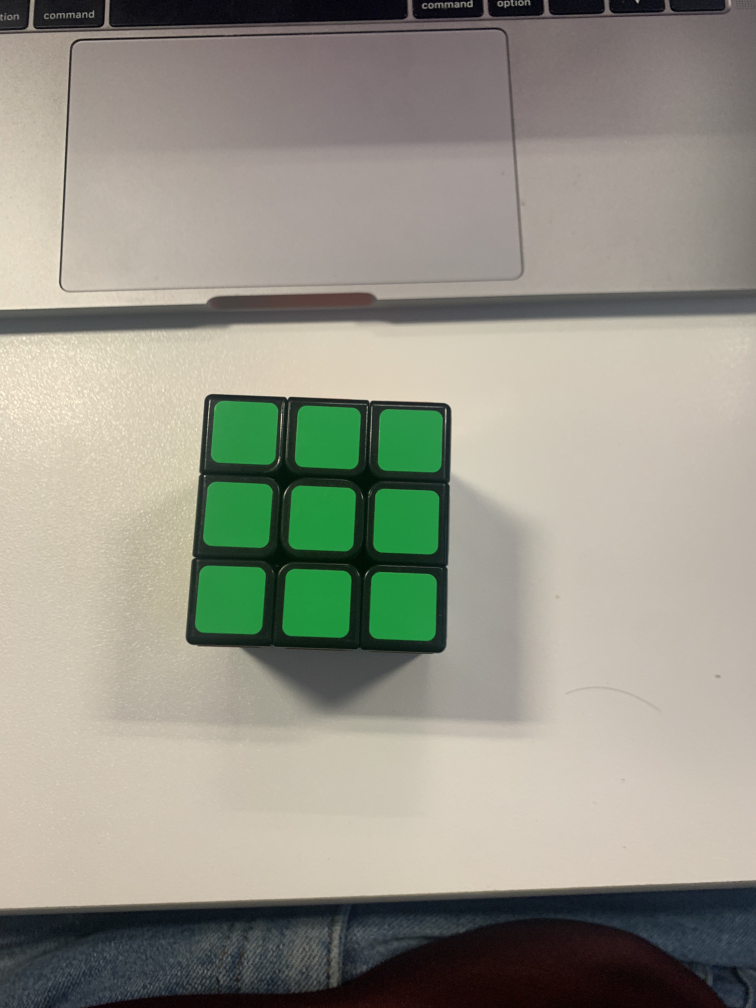
#> input picture img/green_face.jpg, 3024 x 4032 px (shown at 1/4 size)
$ jupyter execute --allow-errors exploration_notebook.ipynb   (older library calls are emulated)
#> lines starting #> are read from the running program, lines starting #| are printed output that depends on the picture; after the words box and inside, x2 and y2 are one past the last pixel; in counts of white or black regions, pixels touching at a corner belong together
[cell 1]
import cv2
import matplotlib.pyplot as plt
import pandas as pd
import numpy as np

[cell 2]
def angle_cos(p0, p1, p2):

    d1, d2 = (p0-p1).astype('float'), (p2-p1).astype('float')

    return abs( np.dot(d1, d2) / np.sqrt( np.dot(d1, d1)*np.dot(d2, d2) ) )

def longueur_square (points):
    tab_long = []
    res = True
    for i in range(len(points)):
        if i <3:
            dist = np.sqrt((points[i+1][0]-points[i][0])**2 + (points[i+1][1]-points[i][1])**2)
        else:
            dist = np.sqrt((points[-1][0]-points[0][0])**2 + (points[-1][1]-points[0][1])**2)
        if dist < 70 or dist > 100:
            res = False

    return res

def find_squares(img):
    img = cv2.GaussianBlur(img, (5, 5), 0)
    squares = []
    for gray in cv2.split(img):
        for thrs in range(0, 255, 26):
            if thrs == 0:
                bin = cv2.Canny(gray, 0, 50, apertureSize=5)
                bin = cv2.dilate(bin, None)
            else:
                _retval, bin = cv2.threshold(gray, thrs, 255, cv2.THRESH_BINARY)
            bin, contours, _hierarchy = cv2.findContours(bin, cv2.RETR_LIST, cv2.CHAIN_APPROX_SIMPLE)
            for cnt in contours:
                cnt_len = cv2.arcLength(cnt, True)
                cnt = cv2.approxPolyDP(cnt, 0.02*cnt_len, True)
                if len(cnt) == 4 and cv2.contourArea(cnt) > 1000 and cv2.isContourConvex(cnt):
                    cnt = cnt.reshape(-1, 2)
                    max_cos = np.max([angle_cos( cnt[i], cnt[(i+1) % 4], cnt[(i+2) % 4] ) for i in range(4)])
                    #print(cnt)
                    a = (cnt[1][1] - cnt[0][1])

                    if max_cos < 0.1 and a < img.shape[0]*0.8:

                        squares.append(cnt)
    return squares

[cell 3]
imgobj = cv2.imread('img/green_face.jpg',0)
#> imgobj: shape (4032, 3024); min 0, max 255, mean 147.3
cv2.imshow('',imgobj)

cv2.waitKey(0)
cv2.destroyAllWindows()

[cell 4]
# import the opencv library
import cv2


vid = cv2.VideoCapture(0)

while(True):

    # Capture the video frame
    # by frame
    ret, frame = vid.read()
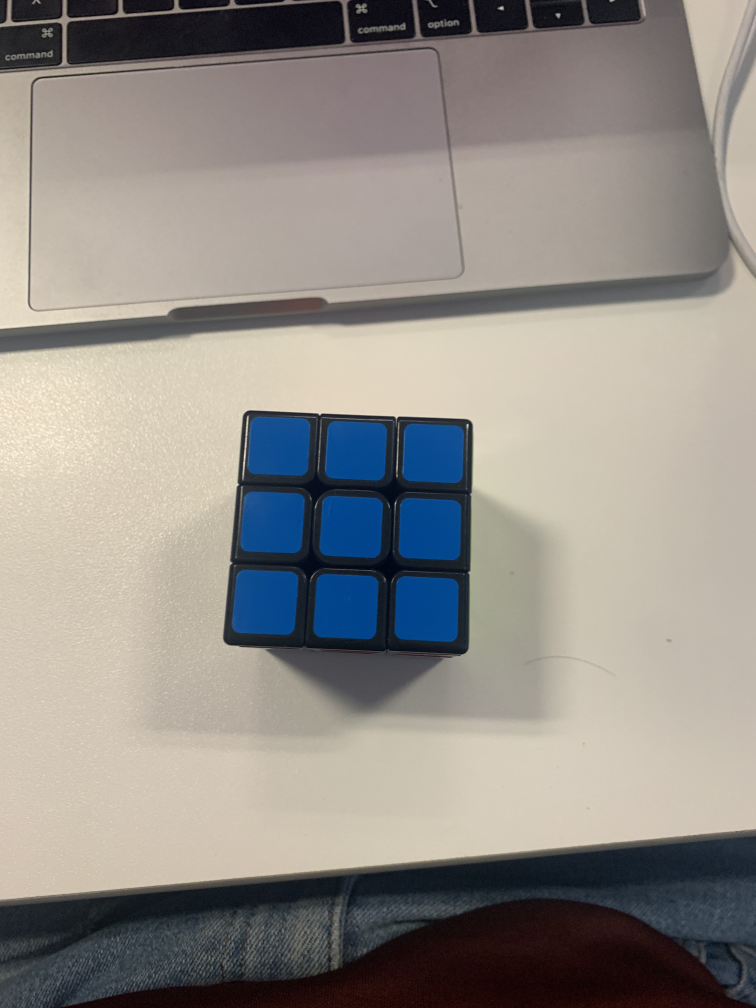
#> input picture img/blue_face.jpg, 3024 x 4032 px, given in place of the camera (shown at 1/4 size)
#> frame is the input picture: shape (4032, 3024, 3); mean B, G, R 136.2, 141.6, 146


    grayFrame = cv2.cvtColor(frame, cv2.COLOR_BGR2GRAY)
    blurred = cv2.GaussianBlur(grayFrame, (3, 3), 0)
    canny = cv2.Canny(blurred, 20, 40)
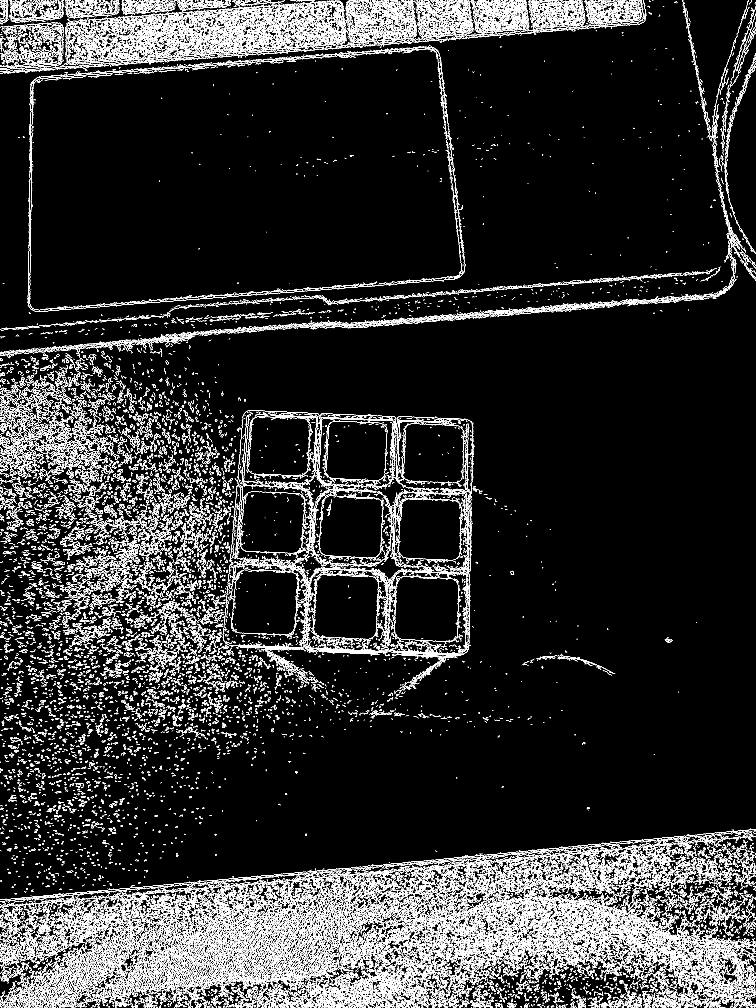
#> canny: shape (4032, 3024) (shown at 1/4 size); 6.5% white in thin lines or dots

    kernel = np.ones((3,3), np.uint8)
    dilated = cv2.dilate(canny, kernel, iterations=2)
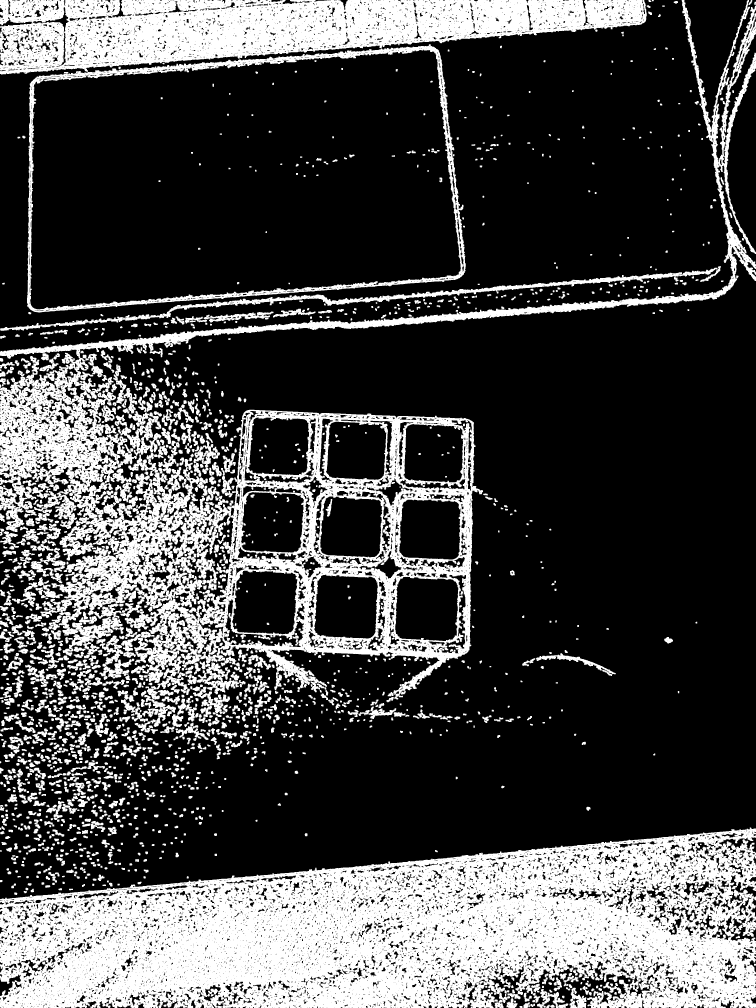
#> dilated: shape (4032, 3024) (shown at 1/4 size); 28.3% white; 1974 white regions

    (contours, hierarchy) = cv2.findContours(dilated.copy(),
                                         cv2.RETR_TREE,
                                         cv2.CHAIN_APPROX_SIMPLE)
#> contours = 14833 contours, 9120 with area under 20; largest, box (x1, y1, x2, y2) and area: (0, 3310, 3024, 4032) 1645651, (0, 0, 3024, 2798) 1623636, (108, 177, 1863, 1250) 1602754, (120, 198, 1844, 1239) 1516240, (0, 0, 2587, 298) 505369
    squares = []
    #for each of the contours detected, the shape of the contours is approximated using approxPolyDP() function and the contours are drawn in the image using drawContours() function
    for count in contours:
        epsilon = 0.04 * cv2.arcLength(count, True)
        approximations = cv2.approxPolyDP(count, epsilon, True)
        if len(approximations) == 4 and cv2.isContourConvex(approximations):
            approximations = approximations.reshape(-1, 2)
            max_cos = np.max([angle_cos( approximations[i], approximations[(i+1) % 4], approximations[(i+2) % 4] ) for i in range(4)])
            if max_cos <0.2 and cv2.contourArea(approximations)>5000 and cv2.contourArea(approximations)<10000 and longueur_square(approximations):
                squares.append(approximations)
#> this loop made 14833 passes
#> (epsilon, approximations, max_cos) on passes 5, 11, 12, 18, 21, 26, 27: (1.77, [[2198, 4019], [2188, 4023], [2185, 4031], [2194, 4031]], 0.674), (1.04, [[2056, 4003], [2056, 4009], [2063, 4009], [2063, 4003]], 0), (1.35, [[2129, 4002], [2130, 4008], [2139, 4007], [2138, 4000]], 0.0767), (0.226, [[2055, 4021], [2056, 4020], [2057, 4021], [2056, 4022]], 0), (1.12, [[2020, 3975], [2020, 3985], [2024, 3985], [2024, 3975]], 0), (1.13, [[1977, 3972], [1976, 3978], [1984, 3977], [1984, 3971]], 0.302), (1.43, [[2459, 3968], [2457, 3976], [2466, 3978], [2466, 3969]], 0.217)
#> (epsilon, approximations, max_cos) on passes 63, 68, 70, 72, 73, 78: (1.2, [[2142, 3948], [2143, 3946], [2155, 3947], [2153, 3949]], 0.646), (1.05, [[2324, 3928], [2322, 3936], [2327, 3936], [2328, 3928]], 0.243), (1.1, [[2513, 3918], [2513, 3925], [2520, 3925], [2520, 3919]], 0.141), (1.37, [[2329, 3912], [2329, 3919], [2339, 3919], [2338, 3912]], 0.141), (1.39, [[2447, 3910], [2435, 3912], [2435, 3916], [2447, 3916]], 0.164), (9.78, [[2312, 3909], [2272, 3907], [2254, 3926], [2313, 3925]], 0.7)
#> after the loop, max_cos = 0; squares = []

    cv2.drawContours(frame, squares, -1, (0,255,0), 3)

    #cv2.drawContours(frame,contours, -1, (0,255,0), 3)


    # Display the resulting frame
    cv2.imshow('frame', frame)


    # the 'q' button is set as the
    # quitting button you may use any
    # desired button of your choice
    if cv2.waitKey(1) & 0xFF == ord('q'):
#> (key q is pressed here)
        break

# After the loop release the cap object
vid.release()

cv2.destroyAllWindows()

[cell 5]
print(len(squares))
#| 0
#print(squares)
for i in range (len(squares)):
    print(longueur_square(squares[i]))
#> this loop made 0 passes

[cell 6]
imgobj = cv2.imread('img/mixed_face.jpg')
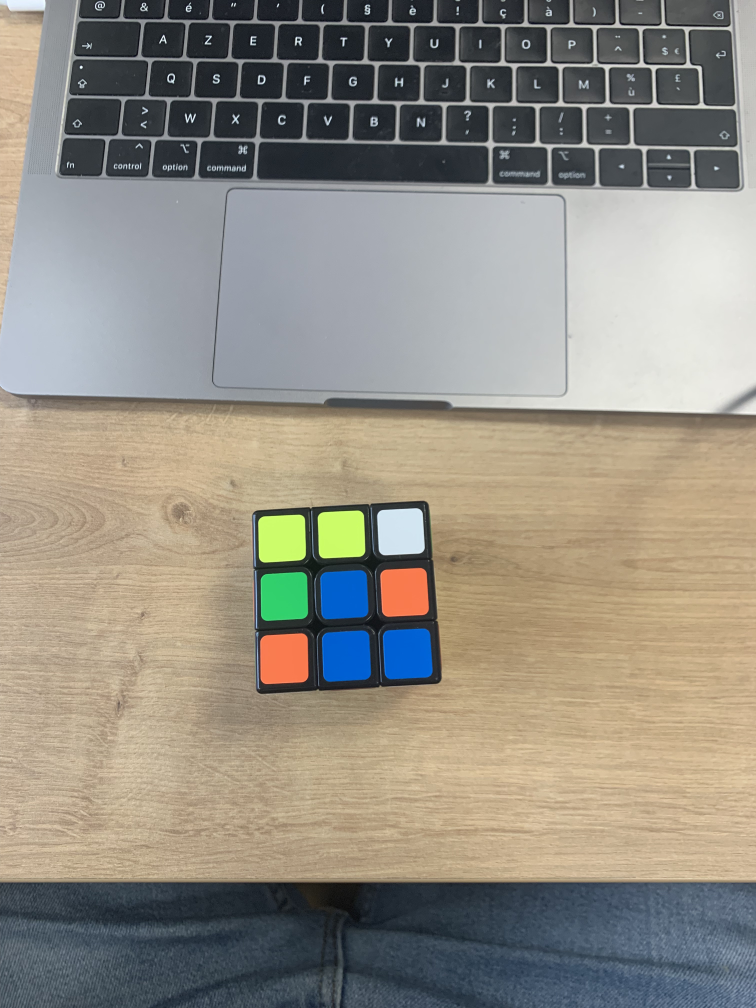
#> input picture img/mixed_face.jpg, 3024 x 4032 px (shown at 1/4 size)
#> imgobj is the input picture: shape (4032, 3024, 3); mean B, G, R 131.5, 142, 146.8
print(imgobj.shape)
#| (4032, 3024, 3)
grayFrame = cv2.cvtColor(imgobj, cv2.COLOR_BGR2GRAY)
blurred = cv2.GaussianBlur(grayFrame, (3, 3), 0)
canny = cv2.Canny(blurred, 20, 40)
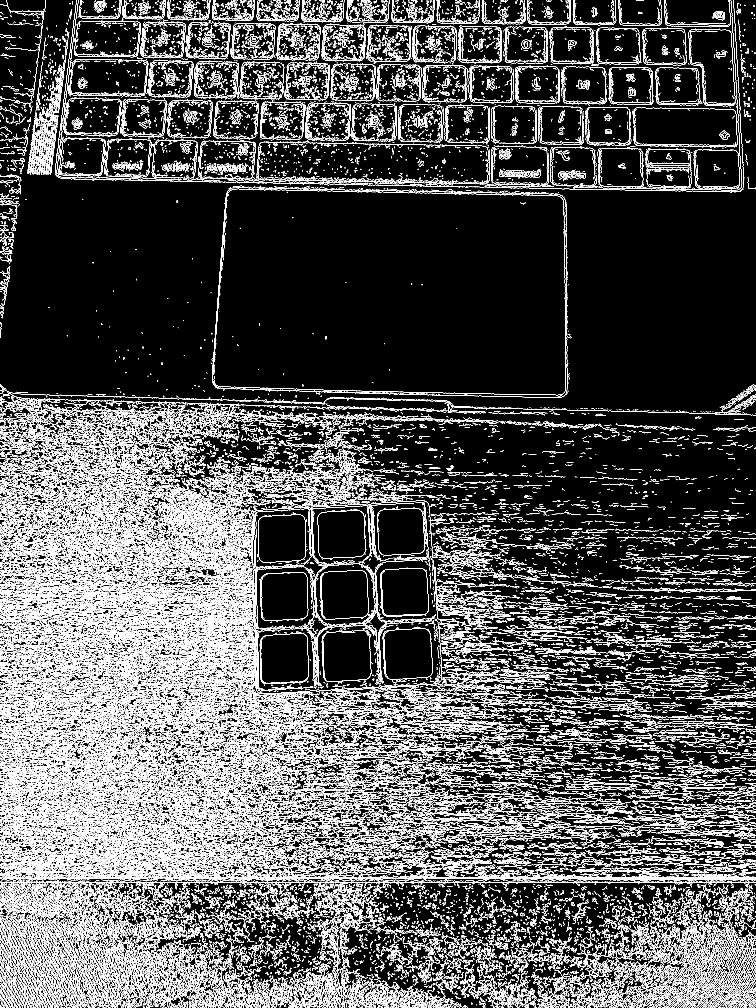
#> canny: shape (4032, 3024) (shown at 1/4 size); 10.8% white in thin lines or dots

kernel = np.ones((3,3), np.uint8)
dilated = cv2.dilate(canny, kernel, iterations=2)
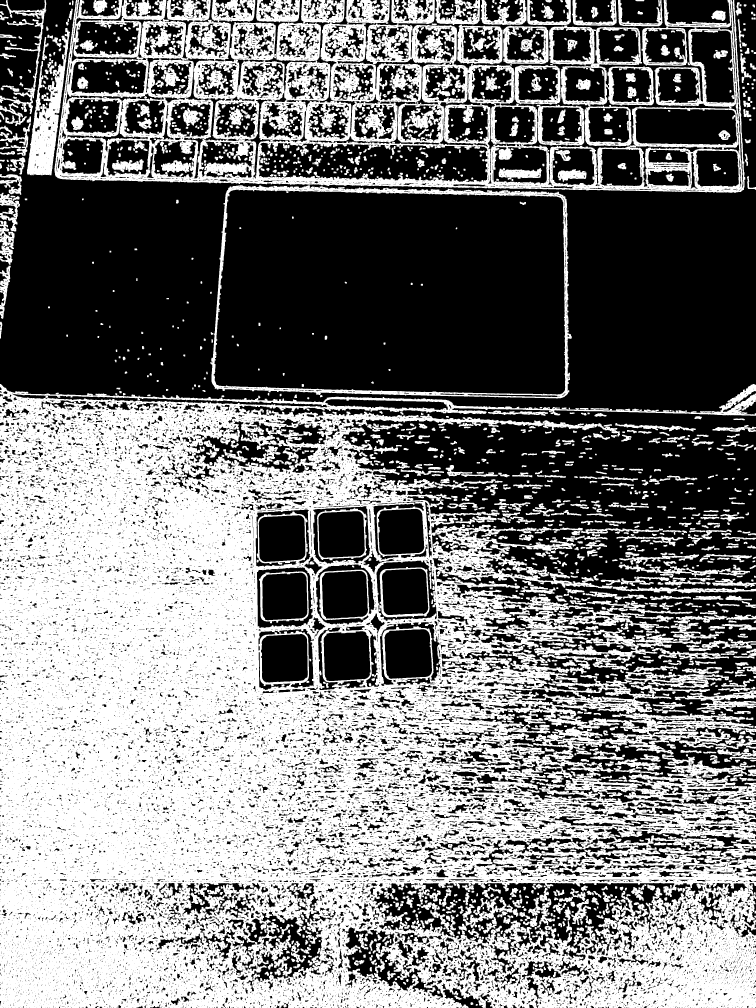
#> dilated: shape (4032, 3024) (shown at 1/4 size); 47.6% white; 1964 white regions
(contours, hierarchy) = cv2.findContours(dilated.copy(),
                                         cv2.RETR_TREE,
                                         cv2.CHAIN_APPROX_SIMPLE)
#> contours = 23901 contours, 15554 with area under 20; largest, box (x1, y1, x2, y2) and area: (0, 1536, 3024, 4032) 5842193, (218, 0, 2981, 771) 1411372, (841, 741, 2287, 1594) 1144928, (854, 757, 2262, 1579) 1087013, (1485, 3530, 2765, 3897) 234682

squares = []
#for each of the contours detected, the shape of the contours is approximated using approxPolyDP() function and the contours are drawn in the image using drawContours() function
for count in contours:
    epsilon = 0.04 * cv2.arcLength(count, True)
    approximations = cv2.approxPolyDP(count, epsilon, True)
    if len(approximations) == 4 and cv2.isContourConvex(approximations):
        approximations = approximations.reshape(-1, 2)
        max_cos = np.max([angle_cos( approximations[i], approximations[(i+1) % 4], approximations[(i+2) % 4] ) for i in range(4)])
        if max_cos <0.2 and cv2.contourArea(approximations)>5000 and cv2.contourArea(approximations)<10000:
            squares.append(approximations)
#> this loop made 23901 passes
#> (epsilon, approximations, max_cos) on passes 3, 6, 7, 9, 11, 12, 13: (3.14, [[1818, 3983], [1824, 3995], [1845, 3996], [1845, 3992]], 0.707), (1.15, [[3019, 3643], [3018, 3653], [3022, 3653], [3023, 3643]], 0.0995), (1.13, [[3017, 3569], [3017, 3578], [3022, 3578], [3021, 3569]], 0.11), (2.28, [[2281, 3399], [2281, 3403], [2304, 3405], [2301, 3399]], 0.523), (2.01, [[2724, 3382], [2724, 3386], [2744, 3386], [2744, 3382]], 0), (2.09, [[2669, 3372], [2669, 3379], [2688, 3379], [2688, 3373]], 0.0526), (4.88, [[2615, 3379], [2656, 3380], [2665, 3372], [2635, 3367]], 0.845)
#> (epsilon, approximations, max_cos) on passes 74, 78, 85, 94: (1.12, [[2620, 3067], [2617, 3070], [2608, 3069], [2614, 3066]], 0.84), (1.4, [[2490, 3019], [2490, 3028], [2499, 3025], [2499, 3019]], 0.316), (1.04, [[2298, 3013], [2298, 3020], [2304, 3020], [2304, 3013]], 0), (1.46, [[2970, 3027], [2975, 3024], [2986, 3025], [2979, 3028]], 0.88)

cv2.drawContours(imgobj, squares, -1, (0,255,0), 3)
cv2.imshow('',imgobj)

cv2.waitKey(0)
cv2.destroyAllWindows()
#print(len(squares))

[cell 7]
def position(contours):
    pt_centre = []
    for i in range(len(contours)):
        pt_centre.append(np.mean(contours[i], axis = 0))

    pt_centre = np.array(pt_centre)
    ind_y = pt_centre[:,1].argsort()

    #Peut etre le mettre avant la fonction, jsp
    contours = np.array(contours)
    contours_sorted_y = contours[ind_y]
    centre_sorted_y = pt_centre[ind_y]

    pt_centre1 = centre_sorted_y[0:3]
    pt_centre2 = centre_sorted_y[3:6]
    pt_centre3 = centre_sorted_y[6:9]

    ligne1 = contours_sorted_y[0:3]
    ligne2 = contours_sorted_y[3:6]
    ligne3 = contours_sorted_y[6:9]

    ind_x1 = pt_centre1[:,0].argsort()
    ind_x2 = pt_centre2[:,0].argsort()
    ind_x3 = pt_centre3[:,0].argsort()

    ligne1 = ligne1[ind_x1]
    ligne2 = ligne2[ind_x2]
    ligne3 = ligne3[ind_x3]

    res = []
    res.append(ligne1)
    res.append(ligne2)
    res.append(ligne3)

    return res

[cell 8]
print(squares)
#> (the rest of this cell did not finish here and is left out)
